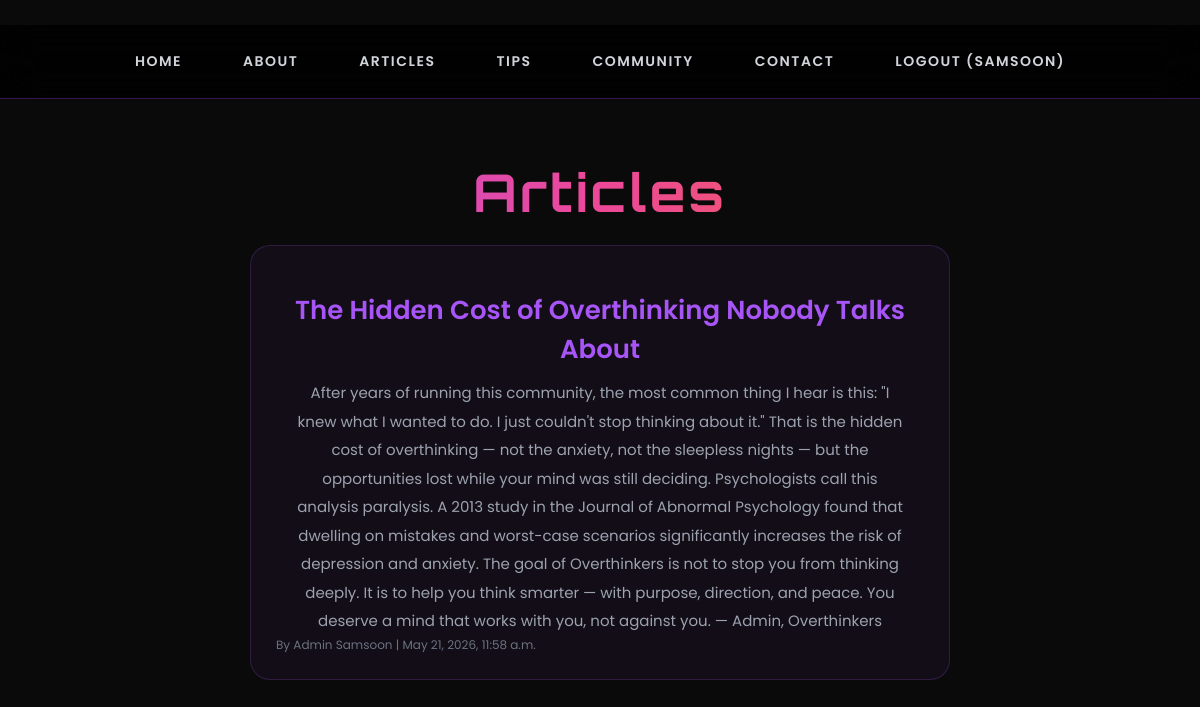
Screenshot of /articles/ (signed in) with the database file from the repository.
### myapp/models.py (models this page shows, shortened)
class Article(models.Model):
    title = models.CharField(max_length=200)
    content = models.TextField()
    date = models.DateTimeField(auto_now_add=True)
    likes = models.ManyToManyField(User, related_name='liked_articles', blank=True)

### myapp/views.py (the view)
# urls.py: path('articles/', views.articles, name='articles'),
def articles(request):
    all_articles = Article.objects.all().order_by('-date')
    return render(request, 'articles.html', {'articles': all_articles})

### myapp/templates/articles.html (shortened to what this page needs)
﻿{% load static %}
<!DOCTYPE html>
<html>
<head>
    <link rel="stylesheet" href="{% static 'css/style.css' %}">
</head>
<body>
    <nav>
        <a href="/">Home</a>
        <a href="/about/">About</a>
        <a href="/articles/">Articles</a>
        <a href="/tips/">Tips</a>
        <a href="/community/">Community</a>
        <a href="/contact/">Contact</a>
        {% if user.is_authenticated %}
        <a href="/logout/">Logout ({{ user.username }})</a>
        {% else %}
        <a href="/login/">Login</a>
        <a href="/register/">Register</a>
        {% endif %}
    </nav>
    <h1>Articles</h1>
    {% for article in articles %}
    <div>
        <h2>{{ article.title }}</h2>
        <p>{{ article.content }}</p>
        <small>By Admin Samsoon | {{ article.date }}</small>
    </div>
    {% empty %}
    <p>No articles yet! Check back soon.</p>
    {% endfor %}
</body>
</html>

### myapp/static/css/style.css (style rules this page uses)
* { margin: 0; padding: 0; box-sizing: border-box; }
body { font-family: 'Poppins', sans-serif; color: white; min-height: 100vh; background: #0a0a0a; overflow-x: hidden; }
nav { background: rgba(0,0,0,0.8); backdrop-filter: blur(20px); padding: 18px 40px; display: flex; justify-content: center; gap: 25px; position: sticky; top: 0; border-bottom: 1px solid rgba(168,85,247,0.3); z-index: 100; }
nav a { color: #d1d5db; text-decoration: none; font-size: 14px; font-weight: 600; padding: 8px 18px; border-radius: 25px; transition: all 0.3s; letter-spacing: 1.5px; text-transform: uppercase; }
h1 { font-family: 'Orbitron', sans-serif; font-size: 52px; text-align: center; margin-top: 60px; background: linear-gradient(to right, #a855f7, #ec4899, #f97316); -webkit-background-clip: text; -webkit-text-fill-color: transparent; letter-spacing: 3px; }
h2 { font-size: 26px; text-align: center; color: #a855f7; margin-top: 20px; font-weight: 600; }
p { text-align: center; font-size: 15px; color: #9ca3af; margin-top: 10px; line-height: 1.9; padding: 0 20px; }
div { background: rgba(168,85,247,0.05); border: 1px solid rgba(168,85,247,0.2); border-radius: 20px; padding: 25px; margin: 20px auto; max-width: 700px; transition: all 0.3s; }
a { color: #a855f7; text-decoration: none; transition: all 0.3s; }
small { color: #6b7280; font-size: 12px; }
::placeholder { color: rgba(255,255,255,0.3); }

### rows the page displays
Article: title "The Hidden Cost of Overthinking Nobody Talks About", content "After years of running this community, the most common thing I hear is this: \"I knew what I wanted to do. I just couldn't stop thinking about it.\" That is the hidden cost of overthinking — not the anxiety, not the sleepless nights — but the opportunities lost while your mind was still deciding. Psychologists call this analysis paralysis. A 2013 study in the Journal of Abnormal Psychology found that dwelling on mistakes and worst-case scenarios significantly increases the risk of depression and anxiety. The goal of Overthinkers is not to stop you from thinking deeply. It is to help you think smarter — with purpose, direction, and peace. You deserve a mind that works with you, not against…", date "May 21, 2026, 11:58 a.m."

### other values shown
{{ user.username }} "SAMSOON"
